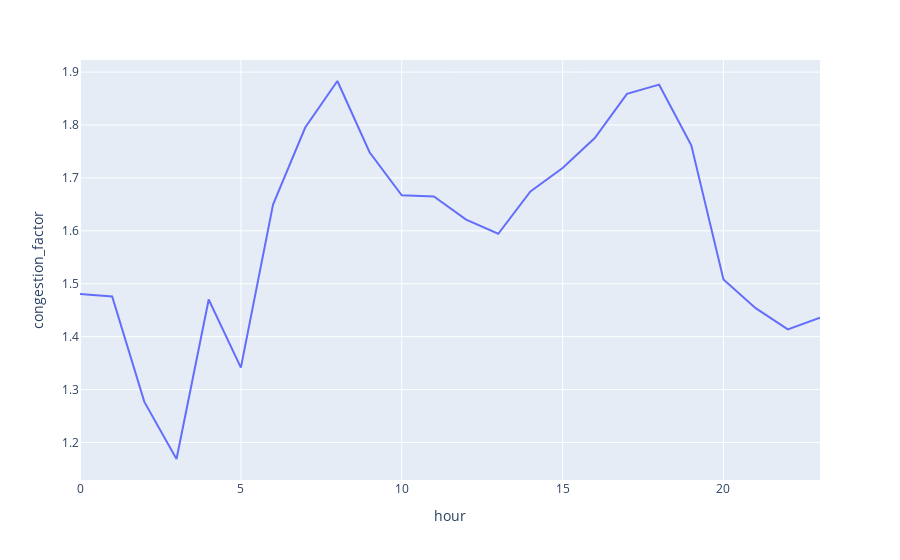

Here is the notebook cell this chart was saved with:
### Code cell
px.line(df_result, x = "hour", y = "congestion_factor")

### Figure 1 — Plotly figure (JSON) as saved in the notebook; plotly's stock layout.template omitted (floating-point values rounded to 4 significant figures)
{"data": [{"hovertemplate": "hour=%{x}<br>congestion_factor=%{y}<extra></extra>", "legendgroup": "", "line": {"color": "#636efa", "dash": "solid"}, "marker": {"symbol": "circle"}, "mode": "lines", "name": "", "orientation": "v", "showlegend": false, "type": "scatter", "x": [0, 1, 2, 3, 4, 5, 6, 7, 8, 9, 10, 11, 12, 13, 14, 15, 16, 17, 18, 19, 20, 21, 22, 23], "xaxis": "x", "y": [1.481, 1.476, 1.277, 1.169, 1.47, 1.341, 1.65, 1.795, 1.883, 1.748, 1.667, 1.665, 1.621, 1.594, 1.674, 1.719, 1.775, 1.859, 1.876, 1.761, 1.508, 1.454, 1.414, 1.436], "yaxis": "y"}], "layout": {"legend": {"tracegroupgap": 0}, "margin": {"t": 60}, "xaxis": {"anchor": "y", "domain": [0, 1], "title": {"text": "hour"}}, "yaxis": {"anchor": "x", "domain": [0, 1], "title": {"text": "congestion_factor"}}}}
